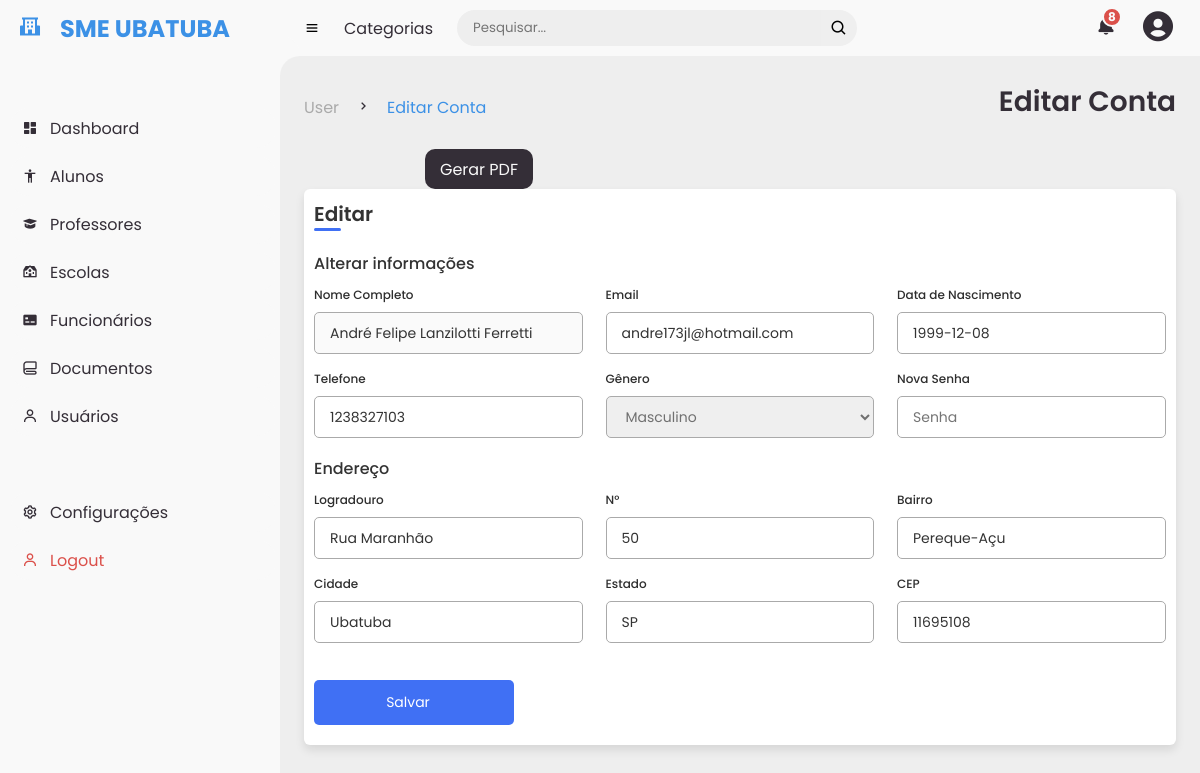
Before: /user/editar (signed in) with the older database file.
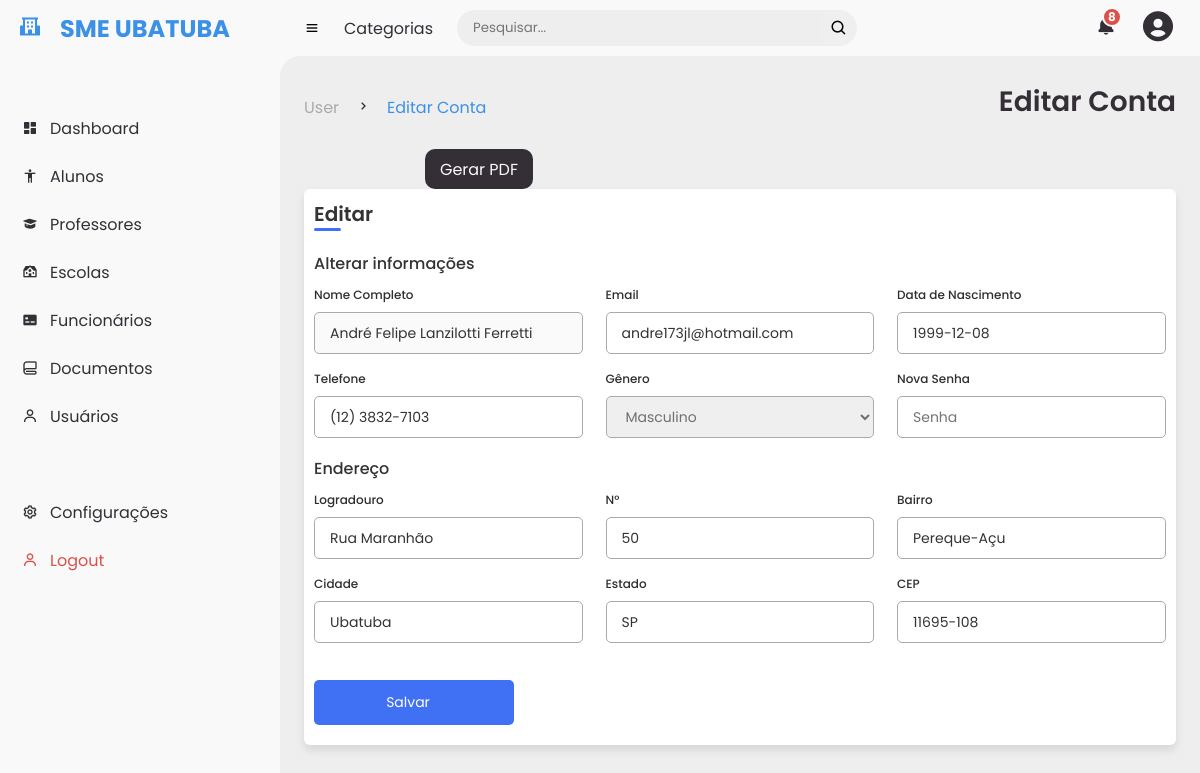
After: the same page with the newer database file.
### app.py (models this page shows, shortened)
class users(db.Model):
    _id = db.Column("id", db.Integer, primary_key=True)
    name = db.Column(db.String(100))
    telefone = db.Column(db.String(100))
    email = db.Column(db.String(100))
    senha = db.Column(db.String(100))  # Armazena o hash da senha
    data = db.Column(db.String(10))
    hora = db.Column(db.String(8))
    situacao = db.Column(db.String(8))
    nivel_acesso = db.Column(db.String(100))
    genero = db.Column(db.String(100))
    cpf = db.Column(db.String(100))
    data_nascimento = db.Column(db.String(100))
    matricula = db.Column(db.String(100))
    usuario = db.Column(db.String(100))
    lotacao = db.Column(db.String(100))
    cargo = db.Column(db.String(100))
    local_trabalho = db.Column(db.String(100))
    logradouro = db.Column(db.String(100))
    numero = db.Column(db.String(100))
    bairro = db.Column(db.String(100))
    cidade = db.Column(db.String(100))
    estado = db.Column(db.String(100))
    cep = db.Column(db.String(100))

### app.py (the view, shortened to what this page needs)
@app.route("/user/editar", methods=["POST", "GET"])
def editar():
    if "user_id" in session:
        user_id = session["user_id"]
        found_user = users.query.get(user_id)
        return render_template("editarconta.html", user=found_user)
    else:
        flash("Você não está logado!")
        return redirect(url_for("login"))

### templates/editarconta.html (shortened to what this page needs)
{% extends "base.html" %}
{% block first_title %}User{% endblock %}
{% block main_title%}Editar Conta{% endblock %}
{% block sub_title %}Editar Conta{% endblock %}
{% block content %}
<head>
    <link rel="stylesheet" type="text/css" href="{{ url_for('static', filename='styles/editar.css')}}">
</head>
<div class="container">
    <header>Editar</header>
    <form form action="{{ url_for('editar') }}" method="POST">
        <div class="form first">
            <div class="details personal">
                <span class="title">Alterar informações</span>
                <div class="fields">
                    <div class="input-field" >
                        <label>Nome Completo</label>
                        <input type="text" placeholder="Entre com seu nome" value="{{user.name}}" disabled>
                    </div>
                    <div class="input-field">
                        <label>Email</label>
                        <input type="text" name="email" placeholder="Entre com seu email" value="{{user.email}}" required>
                    </div>
                    <div class="input-field">
                        <label>Data de Nascimento</label>
                        <input type="text" name="edit_user_nascimento" value="{{user.data_nascimento}}" required>
                    </div>
                    <div class="input-field">
                        <label>Telefone</label>
                        <input type="phone" name="telefone" placeholder="Entre com seu Telefone" value="{{user.telefone}}" required>
                    </div>
                    <div class="input-field">
                        <label>Gênero</label>
                        <select required name="genero">
                            <option value="Masculino" {% if user.genero == 'Masculino' %}selected{% endif %}>Masculino</option>
                        </select>
                    </div>
                    <div class="input-field">
                        <label>Nova Senha</label>
                        <input type="password" name="senha" placeholder="Senha">
                    </div>
                </div>
            </div>
            <div class="details ID">
                <span class="title">Endereço</span>
                <div class="fields">
                    <div class="input-field">
                        <label>Logradouro</label>
                        <input type="text" name="edit_user_rua" value="{{user.logradouro}}" required>
                    </div>
                    <div class="input-field">
                        <label>N°</label>
                        <input type="text" name="edit_user_numero" value="{{user.numero}}" required>
                    </div>
                    <div class="input-field">
                        <label>Bairro</label>
                        <input type="text" name="edit_user_bairro" value="{{user.bairro}}" required>
                    </div>
                    <div class="input-field">
                        <label>Cidade</label>
                        <input type="text" name="edit_user_cidade" value="{{user.cidade}}" required>
                    </div>
                    <div class="input-field">
                        <label>Estado</label>
                        <input type="text" name="edit_user_estado" value="{{user.estado}}" required>
                    </div>
                    <div class="input-field">
                        <label>CEP</label>
                        <input type="text" name="edit_user_cep" value="{{user.cep}}" required>
                    </div>
                </div>
                    <button class="sumbit">
                        <span class="btnText">Salvar</span>
                    </button>
                </div>
            </div>
        </div>
{% endblock %}

Changed rows visible on the page:
changed users "André Felipe Lanzilotti Ferretti": telefone "1238327103" → "(12) 3832-7103"; edit_user_cep "11695108" → "11695-108"
